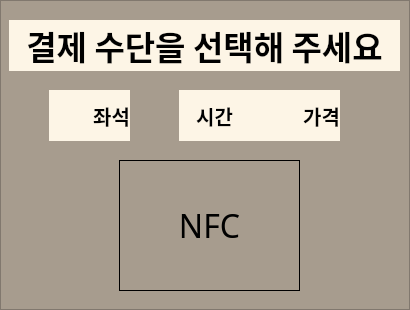
<?xml version="1.0" encoding="UTF-8"?>
<ui version="4.0">
 <class>Secondwindow</class>
 <widget class="QWidget" name="Secondwindow">
  <property name="geometry">
   <rect>
    <x>0</x>
    <y>0</y>
    <width>410</width>
    <height>310</height>
   </rect>
  </property>
  <property name="windowTitle">
   <string>Form</string>
  </property>
  <property name="styleSheet">
   <string notr="true">
</string>
  </property>
  <widget class="QWidget" name="widget" native="true">
   <property name="geometry">
    <rect>
     <x>9</x>
     <y>10</y>
     <width>391</width>
     <height>291</height>
    </rect>
   </property>
   <property name="styleSheet">
    <string notr="true">QFrame{
background:#a79c8e;
color:#534847;
}
#widget{
background:#FDF5E6;
}
QPushButton {
    background-color:#eb9f9f;
	border-radius: 5px ;
	border: 1px solid;
	color:#534847;
	border-color:#534847;  
};
</string>
   </property>
   <widget class="QPushButton" name="btn_card">
    <property name="geometry">
     <rect>
      <x>110</x>
      <y>150</y>
      <width>181</width>
      <height>131</height>
     </rect>
    </property>
    <property name="font">
     <font>
      <family>한컴 고딕</family>
      <pointsize>24</pointsize>
     </font>
    </property>
    <property name="styleSheet">
     <string notr="true">
border: 1px solid</string>
    </property>
    <property name="text">
     <string>NFC</string>
    </property>
   </widget>
   <widget class="QLabel" name="label_price">
    <property name="geometry">
     <rect>
      <x>240</x>
      <y>80</y>
      <width>91</width>
      <height>51</height>
     </rect>
    </property>
    <property name="font">
     <font>
      <family>한컴 고딕</family>
      <pointsize>15</pointsize>
      <weight>75</weight>
      <bold>true</bold>
     </font>
    </property>
    <property name="styleSheet">
     <string notr="true">background:#FDF5E6;</string>
    </property>
    <property name="text">
     <string>가격</string>
    </property>
    <property name="alignment">
     <set>Qt::AlignRight|Qt::AlignTrailing|Qt::AlignVCenter</set>
    </property>
   </widget>
   <widget class="QLabel" name="label_Ttime">
    <property name="geometry">
     <rect>
      <x>170</x>
      <y>80</y>
      <width>71</width>
      <height>51</height>
     </rect>
    </property>
    <property name="font">
     <font>
      <family>한컴 고딕</family>
      <pointsize>15</pointsize>
      <weight>75</weight>
      <bold>true</bold>
     </font>
    </property>
    <property name="styleSheet">
     <string notr="true">background:#FDF5E6;</string>
    </property>
    <property name="text">
     <string>시간</string>
    </property>
    <property name="alignment">
     <set>Qt::AlignCenter</set>
    </property>
   </widget>
   <widget class="QLabel" name="label_seat">
    <property name="geometry">
     <rect>
      <x>40</x>
      <y>80</y>
      <width>81</width>
      <height>51</height>
     </rect>
    </property>
    <property name="font">
     <font>
      <family>한컴 고딕</family>
      <pointsize>15</pointsize>
      <weight>75</weight>
      <bold>true</bold>
     </font>
    </property>
    <property name="styleSheet">
     <string notr="true">background:#FDF5E6;</string>
    </property>
    <property name="text">
     <string>좌석</string>
    </property>
    <property name="alignment">
     <set>Qt::AlignRight|Qt::AlignTrailing|Qt::AlignVCenter</set>
    </property>
   </widget>
   <widget class="QLabel" name="label_ID">
    <property name="geometry">
     <rect>
      <x>300</x>
      <y>240</y>
      <width>91</width>
      <height>51</height>
     </rect>
    </property>
    <property name="font">
     <font>
      <family>한컴 고딕</family>
      <pointsize>15</pointsize>
      <weight>75</weight>
      <bold>true</bold>
     </font>
    </property>
    <property name="styleSheet">
     <string notr="true">background:none;</string>
    </property>
    <property name="text">
     <string/>
    </property>
    <property name="alignment">
     <set>Qt::AlignRight|Qt::AlignTrailing|Qt::AlignVCenter</set>
    </property>
   </widget>
   <widget class="QLabel" name="label">
    <property name="geometry">
     <rect>
      <x>0</x>
      <y>10</y>
      <width>391</width>
      <height>51</height>
     </rect>
    </property>
    <property name="font">
     <font>
      <family>한컴 고딕</family>
      <pointsize>25</pointsize>
      <weight>75</weight>
      <bold>true</bold>
     </font>
    </property>
    <property name="styleSheet">
     <string notr="true">background:#FDF5E6;</string>
    </property>
    <property name="text">
     <string>결제 수단을 선택해 주세요</string>
    </property>
    <property name="alignment">
     <set>Qt::AlignCenter</set>
    </property>
   </widget>
  </widget>
  <widget class="QFrame" name="frame">
   <property name="geometry">
    <rect>
     <x>0</x>
     <y>0</y>
     <width>410</width>
     <height>310</height>
    </rect>
   </property>
   <property name="styleSheet">
    <string notr="true">background:#a79c8e;</string>
   </property>
   <property name="frameShape">
    <enum>QFrame::StyledPanel</enum>
   </property>
   <property name="frameShadow">
    <enum>QFrame::Raised</enum>
   </property>
  </widget>
  <zorder>frame</zorder>
  <zorder>widget</zorder>
 </widget>
 <resources/>
 <connections/>
</ui>
